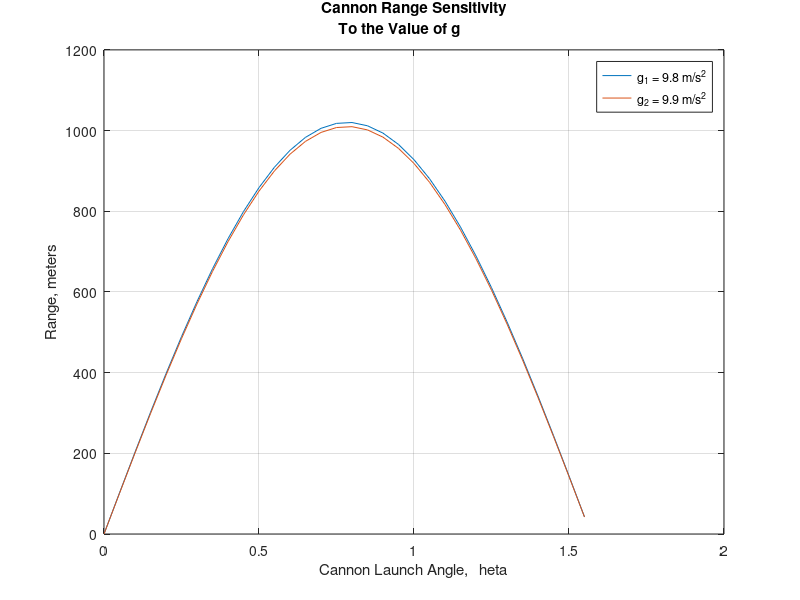

The MATLAB script that drew this image: (Note: this script raises an error after producing the figure.)
% ex0501_ballistics.m - 5.1.3 Example 5.2 탄도: 중력가속도 g 의 차이가 사거리에 주는 영향
% 발사각 theta, 초기속도 v 일 때 사거리  R = v^2 / g * sin(2*theta)
clear; clc; close all

g1 = 9.8;                        % m/s^2
g2 = 9.9;                        % m/s^2
v  = 100;                        % m/s
theta = 0:0.05:pi/2;             % rad

R1 = v^2 ./ g1 .* sin(2*theta);  % m
R2 = v^2 ./ g2 .* sin(2*theta);  % m

plot(theta, R1, theta, R2)
title(["Cannon Range Sensitivity"; "To the Value of g"])
xlabel("Cannon Launch Angle, \theta")
ylabel("Range, meters")
legend("g_1 = 9.8 m/s^2", "g_2 = 9.9 m/s^2")
grid on

fprintf("최대 사거리 차이: %.2f m\n", max(R1) - max(R2));

theme(gcf, "light")              % R2026a 기본 테마는 dark 라 밝게 바꿔 저장한다
exportgraphics(gcf, "../../textbook/ch05/img/ex0501_ballistics.png")
